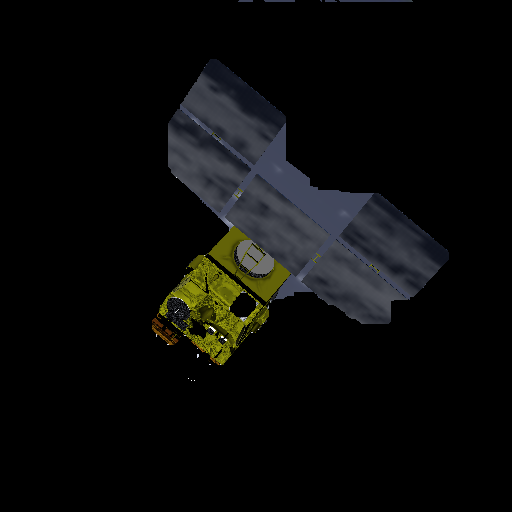
%> input picture src/lib_motion/build/isegy000011.png, 512 x 512 px
$ octave --eval "result = computeSmooth(rgb2gray(imread('../../../build/isegy000011.png')));"   (GNU Octave 9; MATLAB toolbox functions it lacks are replaced by stand-ins)
%> lines starting %> are read from the running program, lines starting %| are printed output that depends on the picture; in (x1, y1, x2, y2) boxes, pixels count from 0 and x2, y2 are one past the last pixel; in counts of white or black regions, pixels touching at a corner belong together; the program's own positions count from 1
function [M] = computeSmooth(A)
%   Given the 2-D mask of the previous frame segmentation result A(t-1) at
%   time t-1, calculate the smoonthed map M(t) from A(t-1) using the
%   formula: M(t)= G(7x7)(Resize(10)(G(3x3)(Resize(1/10)(A))))

%   construct the Gaussian filters
%tic; %the time takes to run this program is about 0.025 seconds
    X=-3:3;
    sig=0.8;
    G33=exp(-0.5*X.^2/sig^sig);
    G33=G33./sum(G33);

    X=-7:7;
    sig = 2;
    G77=exp(-0.5*X.^2/sig^sig);
    G77=G77./sum(G77);

    %   compute the M
    %first padding the boundary, otherwise the default 0 padding will
    %cause error
    paddingSize = 20;
    B = padarray(A, [paddingSize, paddingSize],'replicate');
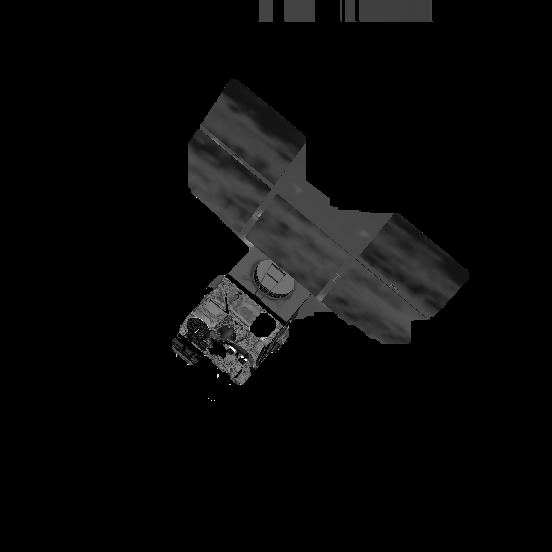
%> B: size 552x552 uint8; min 0, max 255, mean 9.2
    B=double(B*255);
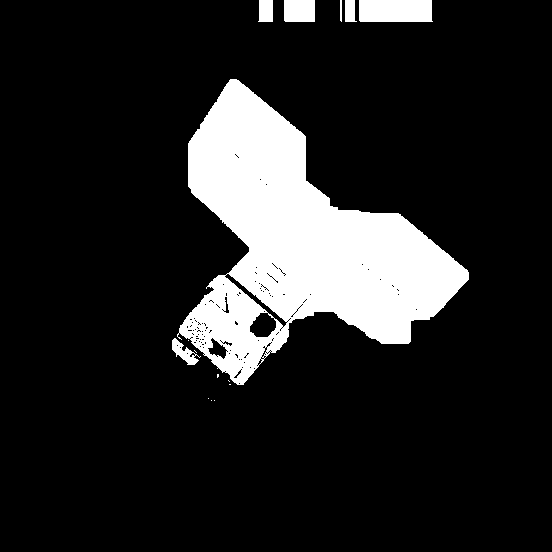
%> B: size 552x552 double; 14.4% white; 15 white regions (8 under 20 px), largest, box (x1, y1, x2, y2) and area: (177, 79, 469, 385) 40579, (359, 0, 433, 22) 1606, (284, 0, 315, 22) 681
    M=conv2(double(0.1*B), double(G33), 'same');
    M=conv2(double(M), double(G33'), 'same');
    M=conv2(double(10*M), double(G77), 'same');
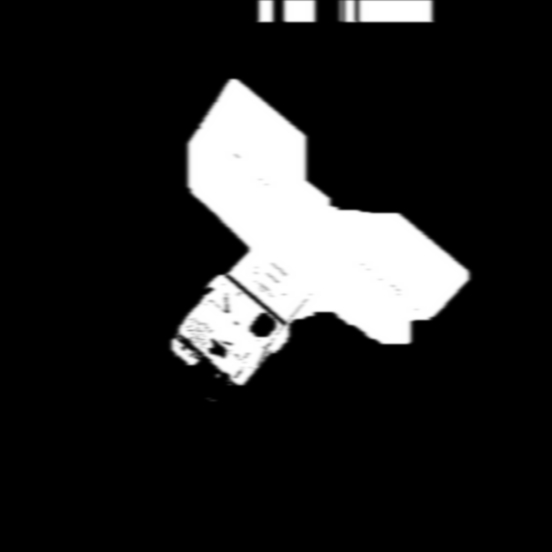
%> M: size 552x552 double; min 0, max 255, mean 36.6
    M=conv2(double(M), double(G77'), 'same');
    M=M(paddingSize+1:end-paddingSize, paddingSize+1:end-paddingSize);
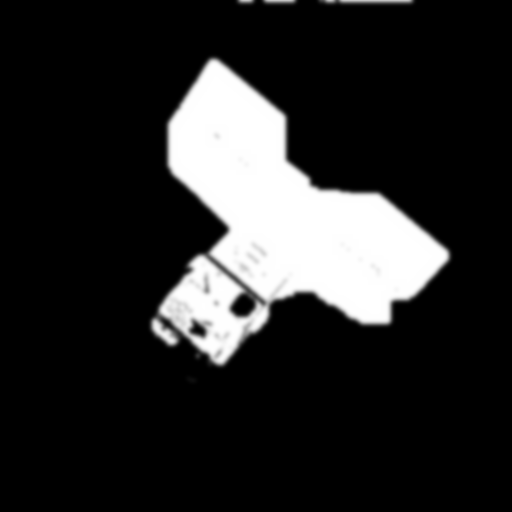
%> M: size 512x512 double; min 0, max 255, mean 40.1; drawn with min black and max white
    %   normalization
    M=M/255;
%toc;
%   for testing
    %M=M.*255;
    %figure, imshow(M, []);
end

$ run again, on src/lib_motion/build/isegy000012.png
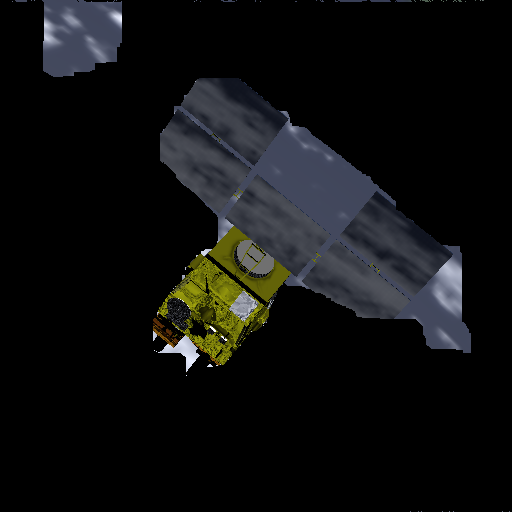
%> input picture src/lib_motion/build/isegy000012.png, 512 x 512 px
%> in computeSmooth, `B=double(B*255);`:
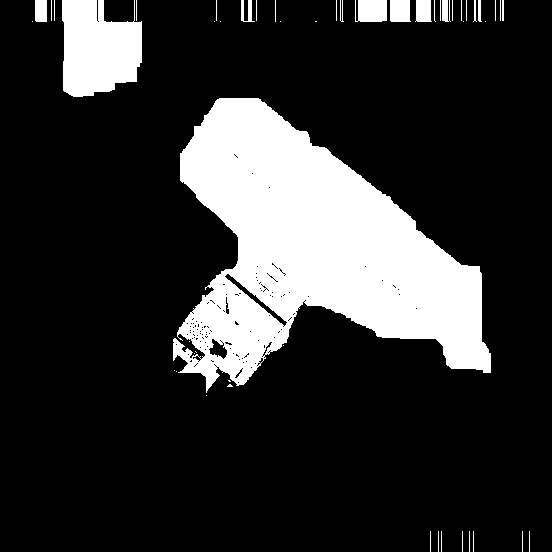
%> B: size 552x552 double; 18.9% white; 50 white regions (16 under 20 px), largest, box (x1, y1, x2, y2) and area: (173, 98, 491, 393) 48851, (62, 0, 142, 97) 6180, (355, 0, 387, 22) 655
%> in computeSmooth, `M=M(paddingSize+1:end-paddingSize, paddingSize+1:end-paddingSize);`:
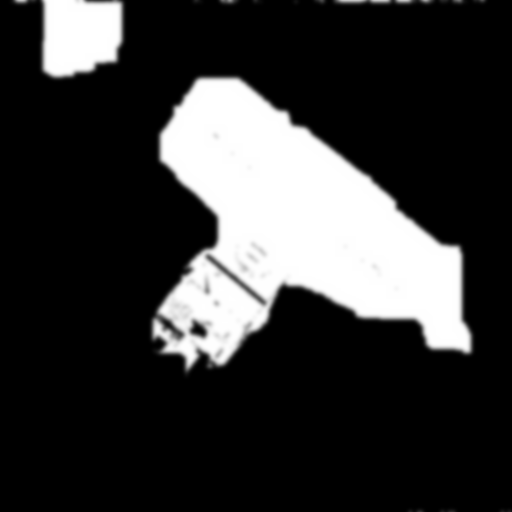
%> M: size 512x512 double; min 0, max 255, mean 53; drawn with min black and max white
